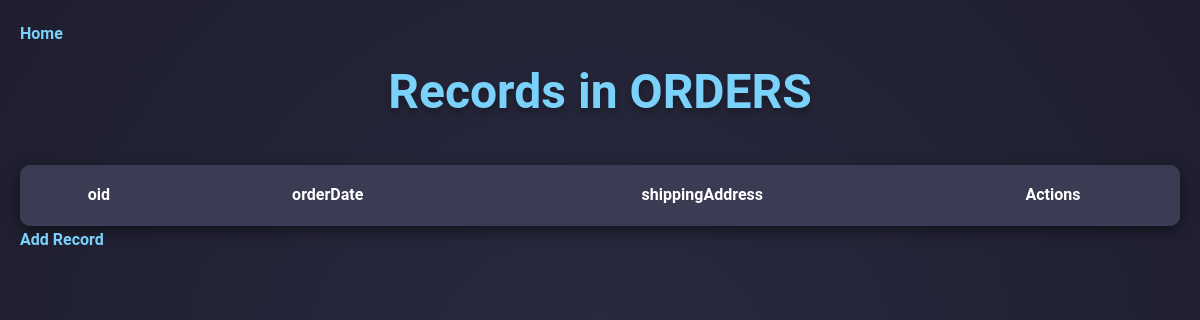
The page /view/ORDERS (signed in) on the database as committed earlier.
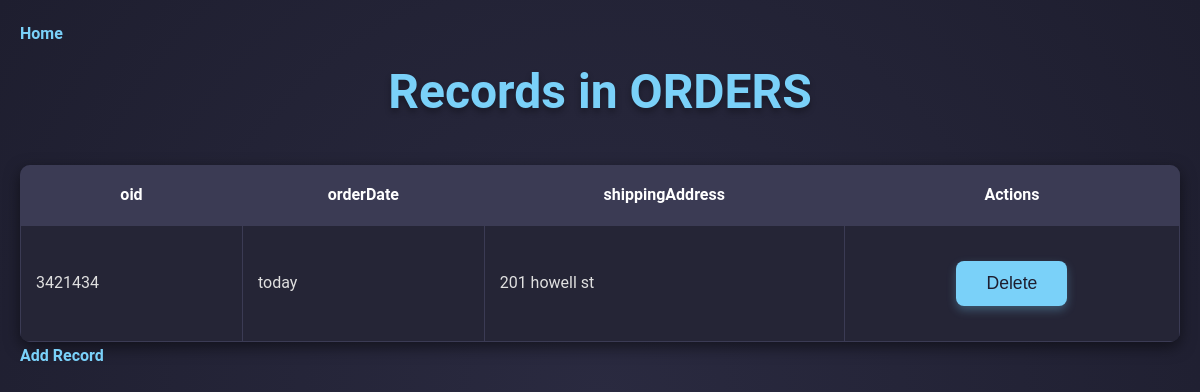
The same page on the database as committed later.
### tables this page shows
CREATE TABLE ORDERS(
    oid INT PRIMARY KEY, 
    orderDate VARCHAR(255) NOT NULL,
    shippingAddress TEXT);

### database.py (the view)
@app.route('/view/<table_name>')
def view_table(table_name):
    if 'username' not in session:
        return redirect(url_for('login'))
    username = session['username']
    db = get_db()
    cursor = db.cursor()
    cursor.execute("SELECT theme FROM user_preferences WHERE username = ?", (username,))
    preference = cursor.fetchone()
    theme = preference['theme'] if preference else 'dark'
    cursor.execute(f"SELECT * FROM {table_name}")
    rows = cursor.fetchall()
    cursor.execute(f"PRAGMA table_info({table_name})")
    columns = [col[1] for col in cursor.fetchall()]
    return render_template('view.html', table_name=table_name, records=rows, columns=columns, theme=theme)

### database.py (called while the page is built)
def get_db():
    if 'db' not in g:
        g.db = sqlite3.connect(DATABASE, check_same_thread=False)
        g.db.row_factory = sqlite3.Row  # Optional: Makes rows behave like dictionaries
    return g.db

### templates/view.html (shortened to what this page needs)
<!DOCTYPE html>
<html>
    <a href="/">Home</a>
<head>
    <link rel="stylesheet" href="{{ url_for('static', filename=theme ~ '.css') }}">
</head>
<body>
    <h1>Records in {{ table_name }}</h1>
    <table>
        <thead>
            <tr>
                {% for column in columns %}
                <th>{{ column }}</th>
                {% endfor %}
                <th>Actions</th>
            </tr>
        </thead>
        <tbody>
            {% for record in records %}
            <tr>
                {% for column in columns %}
                <td>{{ record[column] }}</td>
                {% endfor %}
                <td>
                    <form action="/delete/{{ table_name }}/{{ columns[0] }}/{{ record[columns[0]] }}" method="post" style="display:inline;">
                        <button type="submit">Delete</button>
                    </form>
                </td>
            </tr>
            {% endfor %}
        </tbody>
    </table>
    <a href="/add/{{ table_name }}" class="button">Add Record</a>
</body>
</html>

### static/dark.css (style rules this page uses)
* { margin: 0; padding: 0; box-sizing: border-box; }
body { font-family: 'Roboto', sans-serif; background-color: #1e1e2f; color: #e0e0e0; line-height: 1.8; padding: 20px; background-image: radial-gradient(circle, #2a2a40, #1e1e2f); background-attachment: fixed; display: flex; flex-direction: column; min-height: 100vh; }
h1 { color: #7ad1f9; font-size: 3rem; text-align: center; margin-bottom: 30px; text-shadow: 0 4px 6px rgba(0, 0, 0, 0.3); }
a { color: #7ad1f9; text-decoration: none; font-weight: bold; transition: color 0.3s ease, text-shadow 0.3s ease; }
table { width: 100%; border-collapse: collapse; background-color: #2a2a40; border-radius: 10px; overflow: hidden; box-shadow: 0 5px 15px rgba(0, 0, 0, 0.5); }
th, td { padding: 15px; text-align: left; border: 1px solid #3b3b54; font-size: 1rem; color: #e0e0e0; }
th { background-color: #3b3b54; color: #ffffff; font-weight: bold; text-align: center; }
td { background-color: #252536; }
button { background-color: #7ad1f9; color: #1e1e2f; border: none; padding: 12px 30px; font-size: 1.1rem; cursor: pointer; border-radius: 8px; box-shadow: 0 4px 10px rgba(122, 209, 249, 0.3); transition: background-color 0.3s ease, transform 0.2s ease; margin: 20px auto; display: block; }

Rows that differ between the two databases and show on the page:
added ORDERS: oid "3421434" "today" "201 howell st"
